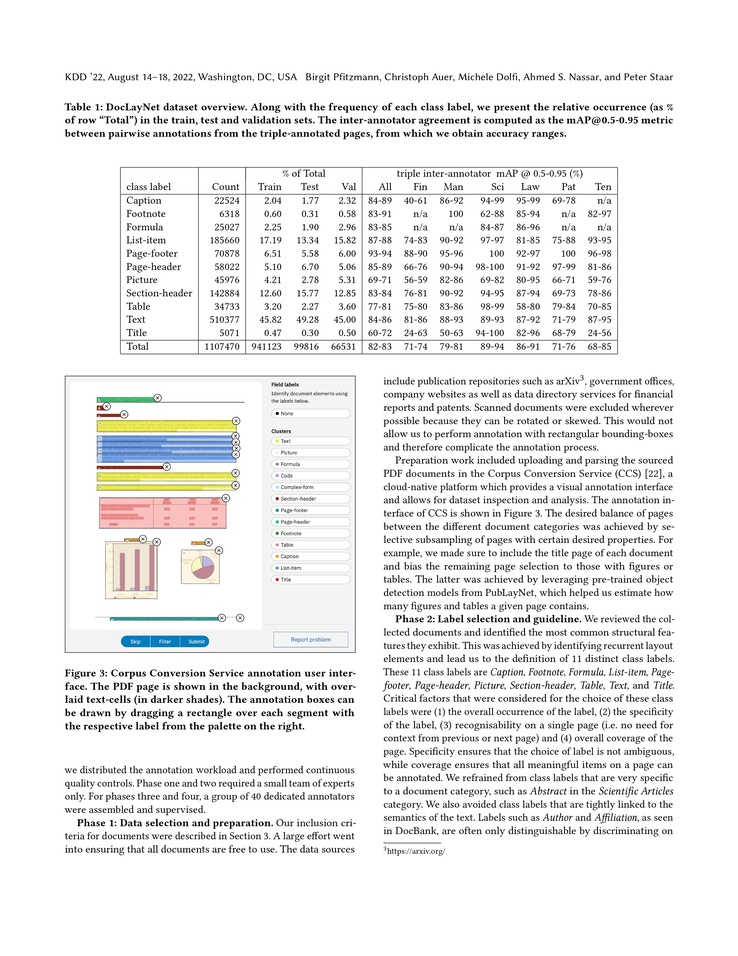
#> input picture Day20/Morphological Detection Scripts/Image.jpg, 738 x 956 px, shrunk from 2550 x 3300 before the run
$ python Morphological_Scripts.py
#> lines starting #> are read from the running program, lines starting #| are printed output that depends on the picture; after the words box and inside, x2 and y2 are one past the last pixel; in counts of white or black regions, pixels touching at a corner belong together
import cv2
import numpy as np
import matplotlib.pyplot as plt


# Load Image

image = cv2.imread("Image.jpg")
#> image is the input picture: shape (956, 738, 3); mean B, G, R 237.9, 238.3, 238.4


if image is None:
    print("Image not found!")
    exit()

# Convert to Grayscale

gray = cv2.cvtColor(
    image,
    cv2.COLOR_BGR2GRAY
)

# Convert to Binary Image


_, binary = cv2.threshold(
    gray,
    127,
    255,
    cv2.THRESH_BINARY
)
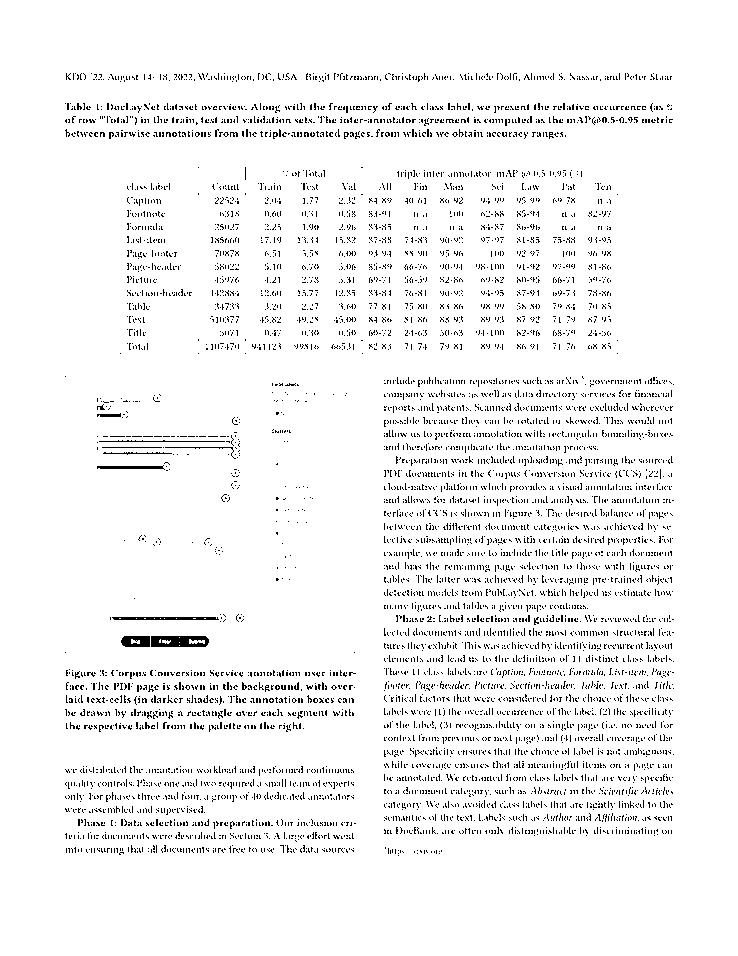
#> binary: shape (956, 738); 95.3% white; black in thin lines or dots, all inside (x1, y1, x2, y2) = (65, 73, 674, 856)

# Create Kernel

kernel = np.ones(
    (3,3),
    np.uint8
)

# Erosion

erosion = cv2.erode(
    binary,
    kernel,
    iterations=1
)
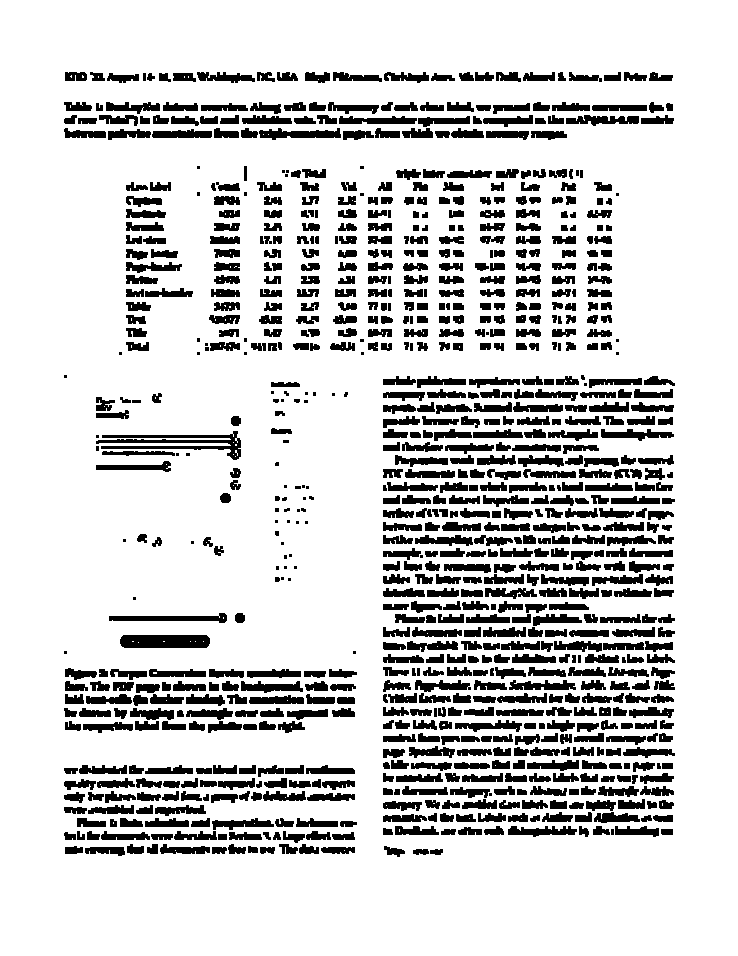
#> erosion: shape (956, 738); 82.2% white; 905 black regions (71 under 20 px), largest, box (x1, y1, x2, y2) and area: (96, 431, 241, 460) 1455, (120, 635, 210, 648) 1134, (109, 613, 227, 623) 619

# Dilation

dilation = cv2.dilate(
    binary,
    kernel,
    iterations=1
)
#> dilation: shape (956, 738); 99.9% white; 15 black regions (12 under 20 px), largest, box (x1, y1, x2, y2) and area: (152, 637, 208, 646) 284, (122, 637, 149, 646) 160, (101, 467, 162, 468) 61

# Opening

opening = cv2.morphologyEx(
    binary,
    cv2.MORPH_OPEN,
    kernel
)
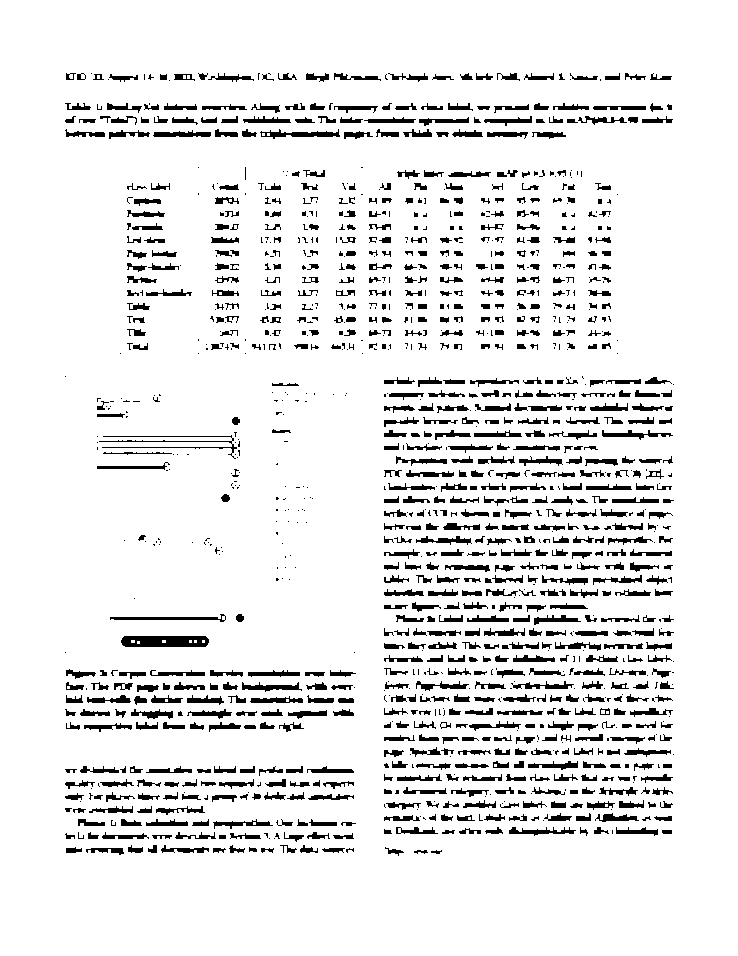
#> opening: shape (956, 738); 91% white; 1278 black regions (470 under 20 px), largest, box (x1, y1, x2, y2) and area: (121, 636, 209, 647) 880, (99, 435, 237, 459) 457, (260, 129, 340, 139) 360

# Closing

closing = cv2.morphologyEx(
    binary,
    cv2.MORPH_CLOSE,
    kernel
)
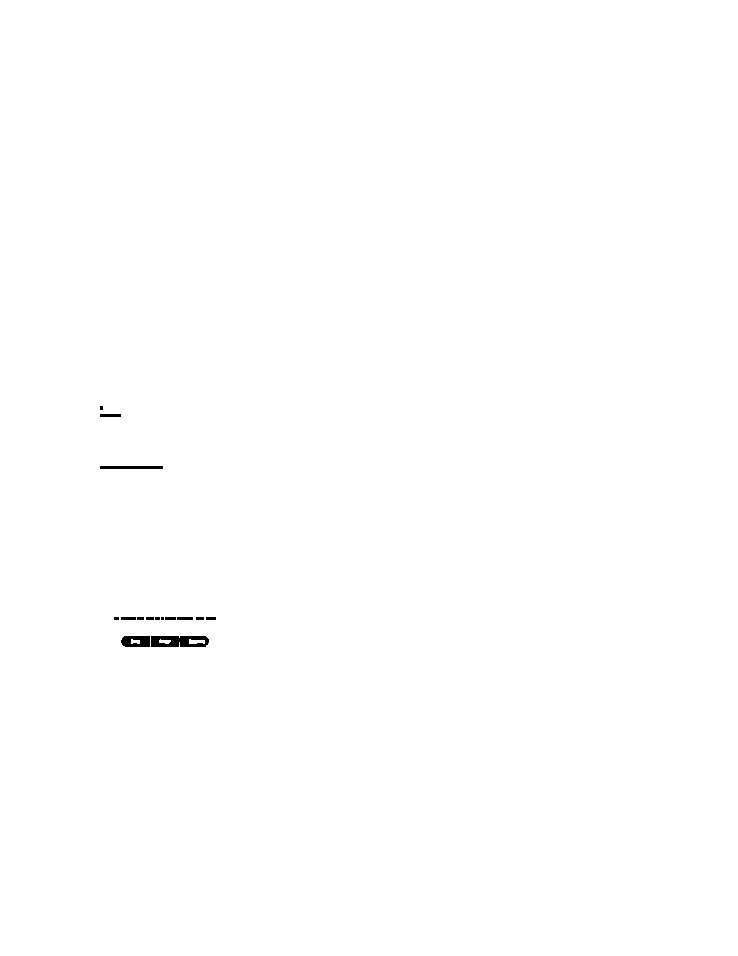
#> closing: shape (956, 738); 99.8% white; 15 black regions (4 under 20 px), largest, box (x1, y1, x2, y2) and area: (151, 636, 209, 647) 517, (121, 636, 150, 647) 270, (100, 466, 163, 469) 189

# Morphological Gradient

gradient = cv2.morphologyEx(
    binary,
    cv2.MORPH_GRADIENT,
    kernel
)
#> gradient: shape (956, 738); 17.7% white; 907 white regions (71 under 20 px), largest, box (x1, y1, x2, y2) and area: (96, 431, 241, 460) 1455, (259, 128, 341, 140) 592, (109, 613, 227, 623) 551

# Top Hat

top_hat = cv2.morphologyEx(
    binary,
    cv2.MORPH_TOPHAT,
    kernel
)
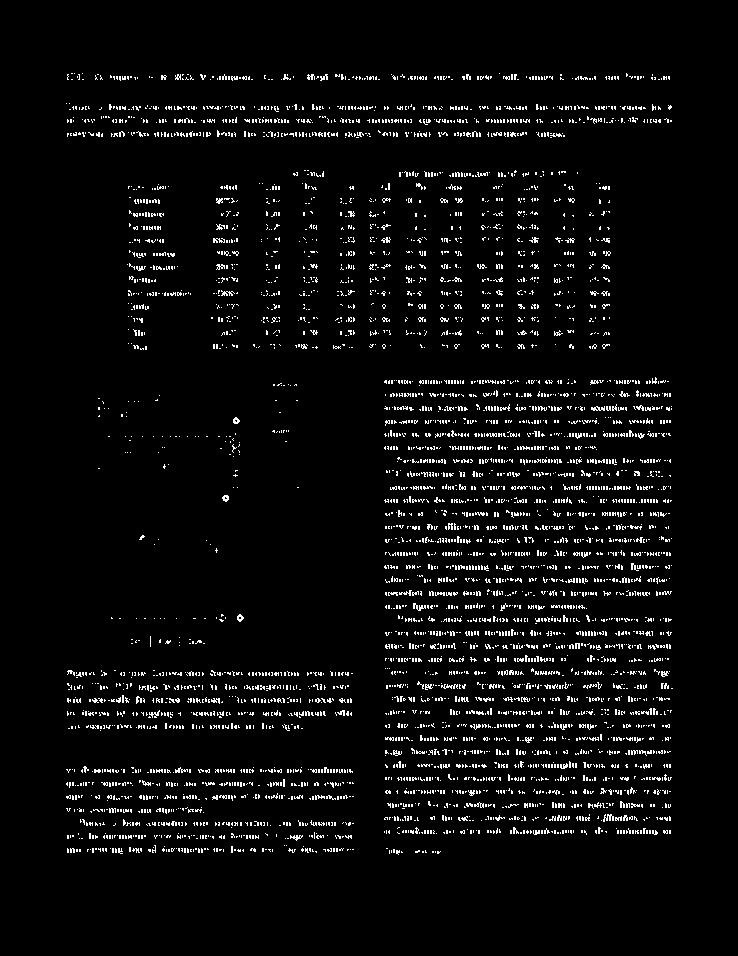
#> top_hat: shape (956, 738); 4.3% white in thin lines or dots, all inside (x1, y1, x2, y2) = (66, 73, 673, 855)


# Black Hat

black_hat = cv2.morphologyEx(
    binary,
    cv2.MORPH_BLACKHAT,
    kernel
)
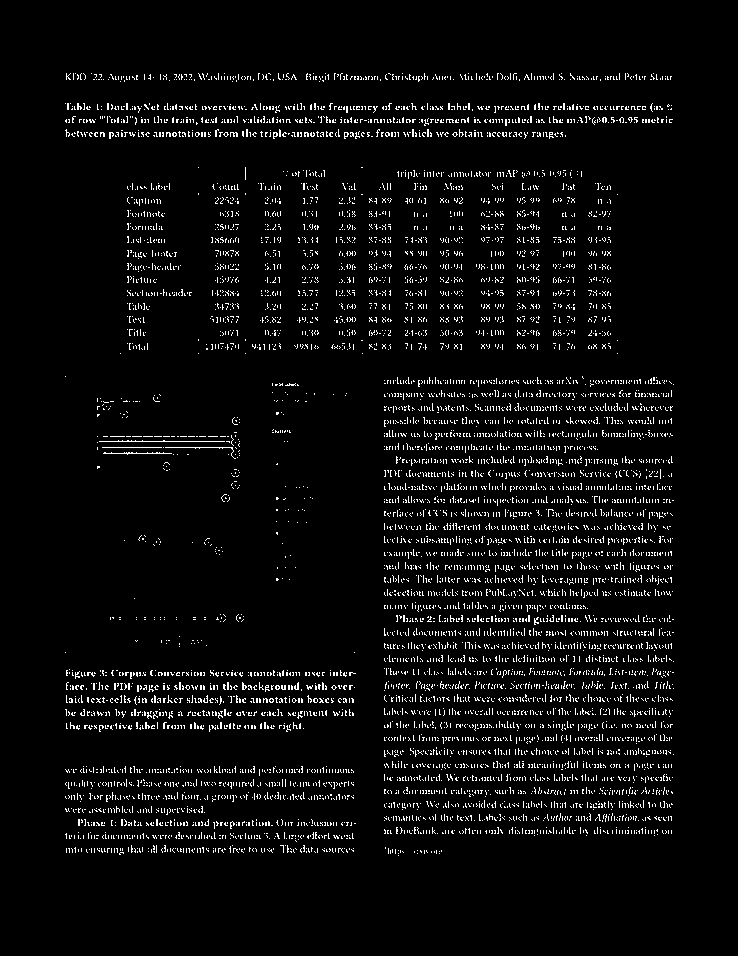
#> black_hat: shape (956, 738); 4.5% white in thin lines or dots, all inside (x1, y1, x2, y2) = (65, 73, 674, 856)

# Display Results

titles = [
    "Original Binary",
    "Erosion",
    "Dilation",
    "Opening",
    "Closing",
    "Gradient",
    "Top Hat",
    "Black Hat"
]


images = [
    binary,
    erosion,
    dilation,
    opening,
    closing,
    gradient,
    top_hat,
    black_hat
]


plt.figure(figsize=(12,10))


for i in range(len(images)):

    plt.subplot(3,3,i+1)

    plt.imshow(
        images[i],
        cmap="gray"
    )

    plt.title(titles[i])
    plt.axis("off")
#> this loop made 8 passes


plt.tight_layout()
plt.show()

$ run again, with Day20/Morphological Detection Scripts/Morphological Detection.png saved as Day20/Morphological Detection Scripts/Image.jpg
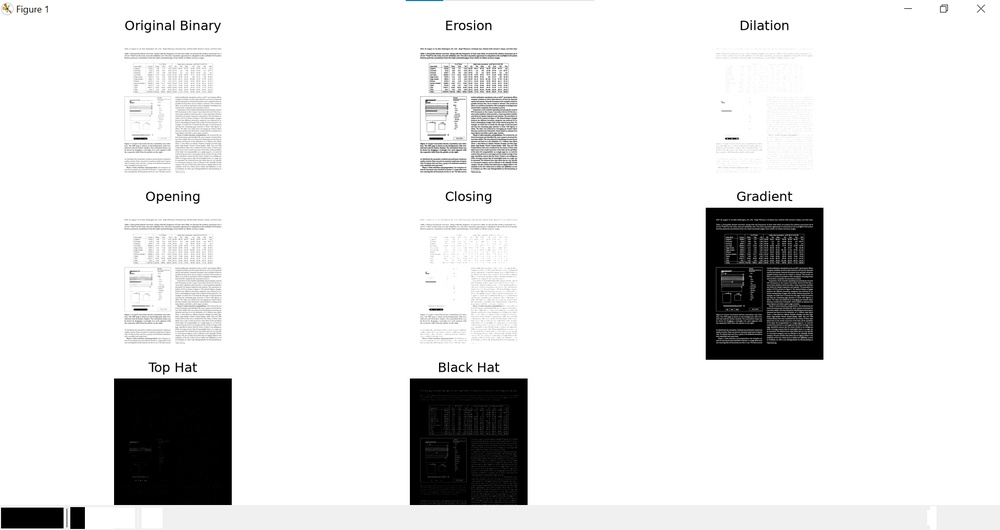
#> input picture Day20/Morphological Detection Scripts/Morphological Detection.png, 1000 x 530 px, shrunk from 1920 x 1018 before the run
#> image is the input picture: shape (530, 1000, 3); mean B, G, R 228.6, 228.6, 228.6
#> `_, binary = cv2.threshold( gray, 127, 255, cv2.THRESH_BINARY )`:
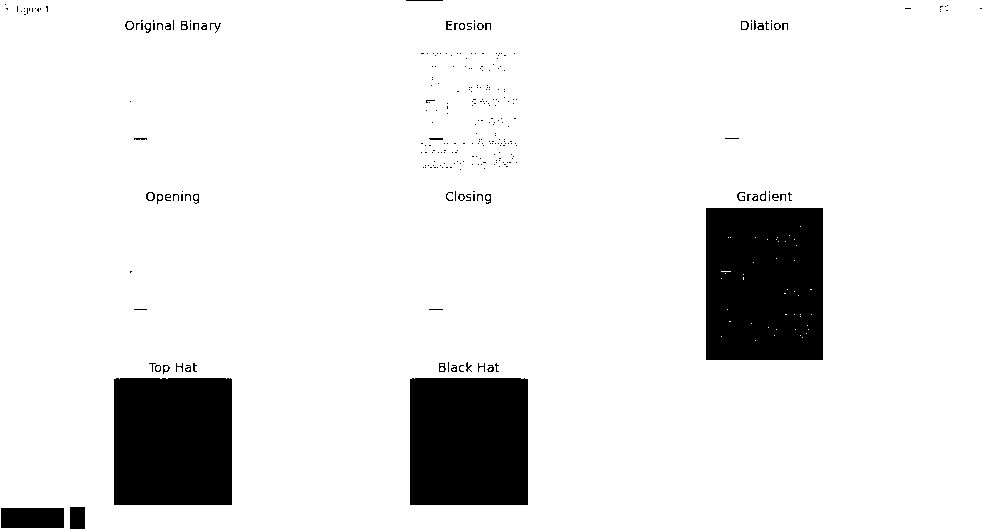
#> binary: shape (530, 1000); 90.4% white; 293 black regions (248 under 20 px), largest, box (x1, y1, x2, y2) and area: (706, 208, 823, 360) 17725, (410, 378, 528, 505) 14977, (114, 378, 232, 505) 14976
#> erosion: shape (530, 1000); 89.2% white; 123 black regions (69 under 20 px), largest, box (x1, y1, x2, y2) and area: (705, 207, 824, 361) 18326, (113, 377, 233, 506) 15477, (409, 377, 529, 506) 15474
#> dilation: shape (530, 1000); 91.1% white; 5 black regions, box (x1, y1, x2, y2) and area: (707, 209, 822, 359) 16822, (411, 379, 527, 504) 14488, (115, 379, 231, 504) 14481, (2, 509, 63, 527) 1098, (71, 508, 84, 528) 260
#> opening: shape (530, 1000); 90.2% white; 162 black regions (139 under 20 px), largest, box (x1, y1, x2, y2) and area: (706, 208, 823, 360) 17784, (114, 378, 232, 505) 14983, (410, 378, 528, 505) 14978
#> closing: shape (530, 1000); 90.7% white; 5 black regions, box (x1, y1, x2, y2) and area: (706, 208, 823, 360) 17720, (410, 378, 528, 505) 14974, (114, 378, 232, 505) 14973, (1, 508, 64, 528) 1260, (70, 507, 85, 529) 330
#> gradient: shape (530, 1000); 1.9% white; 160 white regions (103 under 20 px), largest, box (x1, y1, x2, y2) and area: (705, 207, 824, 361) 1076, (113, 377, 233, 506) 996, (409, 377, 529, 506) 986
#> top_hat: shape (530, 1000); 0.18% white in thin lines or dots
#> `black_hat = cv2.morphologyEx( binary, cv2.MORPH_BLACKHAT, kernel )`:
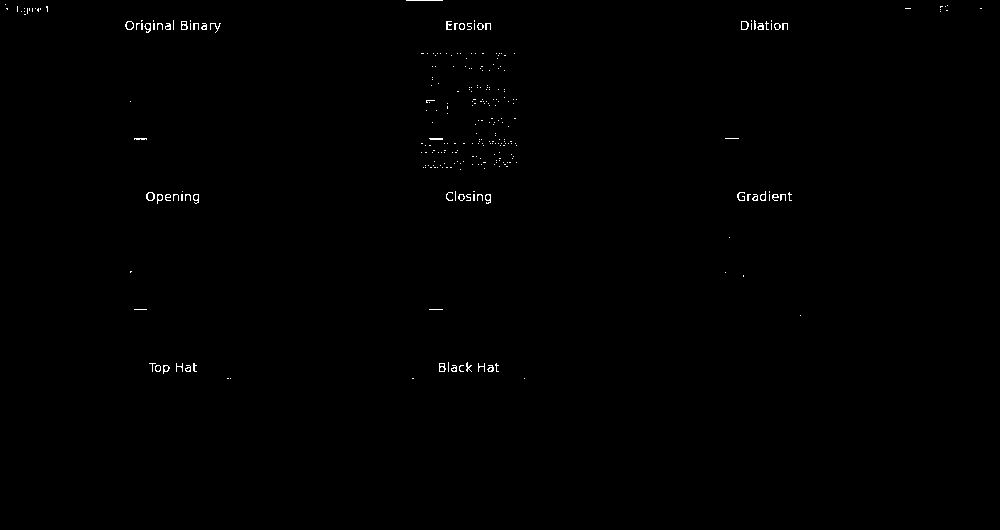
#> black_hat: shape (530, 1000); 0.34% white in thin lines or dots, all inside (x1, y1, x2, y2) = (5, 0, 982, 379)
#> the loop `for i in range(len(images)): ` made 8 passes
